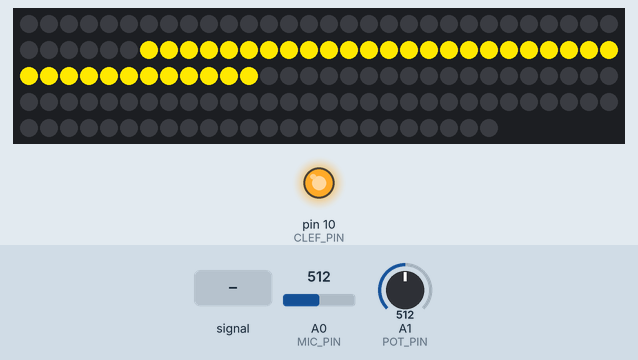
The sketch below on a simulated Arduino Uno, built with avr-gcc and run on an emulated ATmega328P. Parts: 144 RGB LEDs in strip order, left to right, continuing on the next row, output pins drawn as LEDs (lit = HIGH). The inputs (shaded band) are chosen by the test bench; at power-on: A0 (MIC_PIN) = 512, A1 (POT_PIN) = 512.

Above: at 1.0 s.
At 21.3 s:
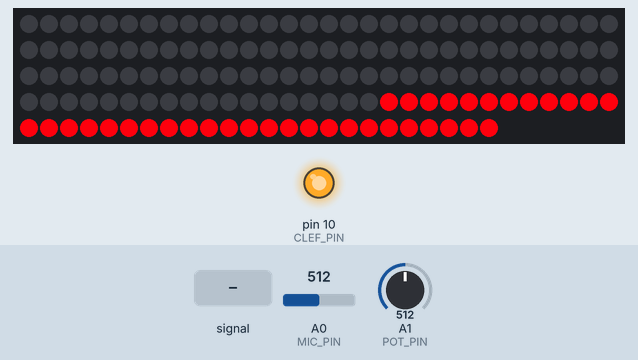
23.8 s: A0 (MIC_PIN) set to 363
33.6 s: A0 (MIC_PIN) set to 339
At 36.3 s:
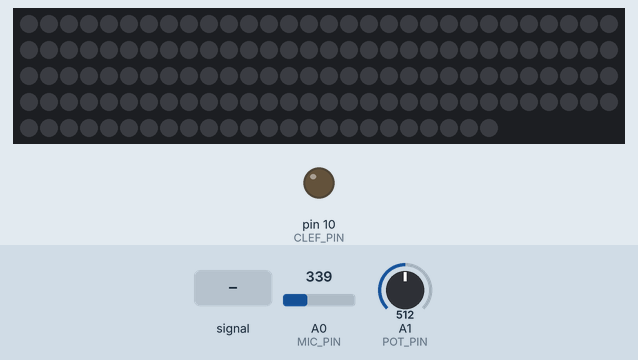
43.4 s: A0 (MIC_PIN) fed a 200 Hz sine of ±81 counts around its level
At 44.1 s:
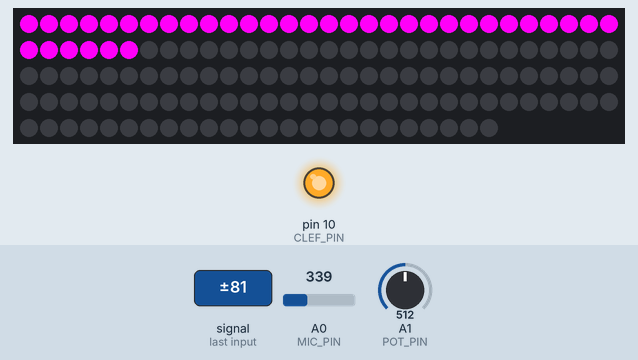
67.2 s: A0 (MIC_PIN) set to 511
Timing chart, 0 to 71.1 s (numbered marks = the images above; inputs shaded):
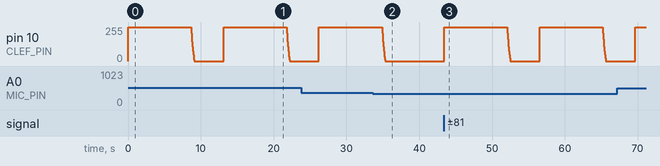

The sketch:

notes1.ino
```cpp
/*
“INTERACTIVE FEATURE:
G-CLEFF AND MUSIC NOTE FACES APPEAR MATTE WHITE AND NON-ILLUMINATED WHEN
NOT ACTIVATED.  SOUND SENSOR LOCATED BEHIND G-CLEFF.  WHEN ACTIVATED
G-CLEFF ILLUMINATES WHITE CONTINUOUSLY WHILE EACH MUSICAL NOTE ILLUMINATES
IN ITS OWN SPECIFIC COLOR FOR 15 SECONDS STARTING FROM LEFT TO RIGHT WITH A
PAUSE BETWEEN EACH ILLUMINATION.
LIGHT PATTERN TERMINATES AFTER A CERTAIN AMOUNT OF SILENCE WHILE BEING ABLE
TO END  ITS CURRENT CYCLE.”
*/


#include <Arduino.h>

#include <Adafruit_NeoPixel.h>


#define PIN         6         // Neopixels are connected there
#define MIC_PIN     A0        // MIC is connected here
#define CLEF_PIN    10        // the number of the G clef pin
#define POT_PIN     A1        // Sensitivity adjustment pot connected here

// variables will change:
int micValue = 0;             // initialize MIC value
int numTimes = 3;             // number of times (-1) to repeat show
int pixel = 0;                // which pixel in the string gets lit
int wait1 = 10;                // delay between chasing pixels in a note
int wait2 = 300;              // delay before turning each strand off
int wait3 = 30;               // delay in fading G clef
int brightness = 0;           // how bright the clef is

// Parameter 1 = number of pixels in strip
// Parameter 2 = Arduino pin number (most are valid)
// Parameter 3 = pixel type flags, add together as needed:
//   NEO_KHZ800  800 KHz bitstream (most NeoPixel products w/WS2812 LEDs)
//   NEO_KHZ400  400 KHz (classic 'v1' (not v2) FLORA pixels, WS2811 drivers)
//   NEO_GRB     Pixels are wired for GRB bitstream (most NeoPixel products)
//   NEO_RGB     Pixels are wired for RGB bitstream (v1 FLORA pixels, not v2)
//   NEO_RGBW    Pixels are wired for RGBW bitstream (NeoPixel RGBW products)
Adafruit_NeoPixel strip = Adafruit_NeoPixel(144, PIN, NEO_GRB + NEO_KHZ800);

// IMPORTANT: To reduce NeoPixel burnout risk, add 1000 uF capacitor across
// pixel power leads, add 300 - 500 Ohm resistor on first pixel's data input
// and minimize distance between Arduino and first pixel.  Avoid connecting
// on a live circuit...if you must, connect GND first.


void setup() {
  // initialize serial communication at 9600 bits per second:
  //Serial.begin(9600);  //Uncomment to debug values
  // initialize the G clef pin as an output:
  pinMode(CLEF_PIN, OUTPUT);
  pinMode(MIC_PIN, INPUT);
  pinMode(POT_PIN, INPUT);

  strip.begin();
  strip.show(); // Initialize all pixels to 'off'
}


void loop() {

  // read the input on analog pin 1:
  int potValue = analogRead(POT_PIN);
  // scale the pot input to a range that accomodates the MIC input
  potValue = ((potValue /10) + 300);

  //  read the input on analog pin 0:
  int micValue = analogRead(MIC_PIN);

  if (micValue > potValue){

    //Serial.println(potValue);     //Uncomment to debug values
    //Serial.println(micValue);     //Uncomment to debug values

    for(int i = 0; i<numTimes; i++){

        analogWrite(CLEF_PIN, 255);

          // turns on note 1 pixels
          for(pixel = 0; pixel < 36; pixel ++) {
            strip.setPixelColor(pixel,255,0,248);
            strip.show();
            //delay(wait1);
          }
          // turns off note 1 pixels
          delay(wait2);
          for(pixel = 0; pixel < 36; pixel ++) {
            strip.setPixelColor(pixel,0,0,0);
            strip.show();
          }

          // turns on note 2 pixels
          for(pixel = 36; pixel < 72; pixel ++) {
            strip.setPixelColor(pixel,255,232,0);
            strip.show();
            //delay(wait1);
          }
          // turns off note 2 pixels
          delay(wait2);
          for(pixel = 36; pixel < 72; pixel ++) {
            strip.setPixelColor(pixel,0,0,0);
            strip.show();
          }

          // turns on note 3 pixels
          for(pixel = 72; pixel < 108; pixel ++) {
            strip.setPixelColor(pixel,0,255,215);
            strip.show();
            //delay(wait1);
          }
          // turns off note 3 pixels
          delay(wait2);
          for(pixel = 72; pixel < 108; pixel ++) {
            strip.setPixelColor(pixel,0,0,0);
            strip.show();
          }

          // turns on note 4 pixels
          for(pixel = 108; pixel < 144; pixel ++) {
            strip.setPixelColor(pixel,255,0,13);
            strip.show();
            //delay(wait1);
          }
          // turns off note 4 pixels
          delay(wait2);
          for(pixel = 108; pixel < 144; pixel ++) {
            strip.setPixelColor(pixel,0,0,0);
            strip.show();
          }
      }
      int fadeAmount = 25;          // increment to fade G clef
      //fades down the G clef from max to min in increments of fadeAmount:
      for (int fadeValue = 255 ; fadeValue >= 0; fadeValue = fadeValue - fadeAmount) {
       // sets the value (range from 0 to 255):
       analogWrite(CLEF_PIN, fadeValue);
       // wait for 30 milliseconds to see the dimming effect
       delay(wait3);
       fadeAmount = fadeAmount - 1;
      }
    analogWrite(CLEF_PIN, 0);
    delay(4000);

  }
   else {

      // turns off all the neopixels
        //for(pixel = 0; pixel < 145; pixel ++) {

        //strip.setPixelColor(pixel,0,0,0);
        strip.show();
        }

   }
```

Measured:
- the behaviour switches between 352 and 351 on A0 (MIC_PIN) (found by bisection; images 1 and 2)
- after the input at 33.6 s, pin 10 (CLEF_PIN): goes on until 35.3 s, then stays 0/255
- after the input at 43.4 s, pin 10 (CLEF_PIN): ramps from 255/255 to 0/255 and jumps back, once every 13.1 s; the LEDs: change after 0.22 s (image 3)
- by itself, pin 10 (CLEF_PIN): ramps from 255/255 to 0/255 and jumps back, once every 13.1 s
- what the display in image 0 shows lasts 0.8 s, from 0.9 s to 1.7 s
- what the display in image 1 shows lasts 0.6 s, from 21.2 s to 21.8 s
